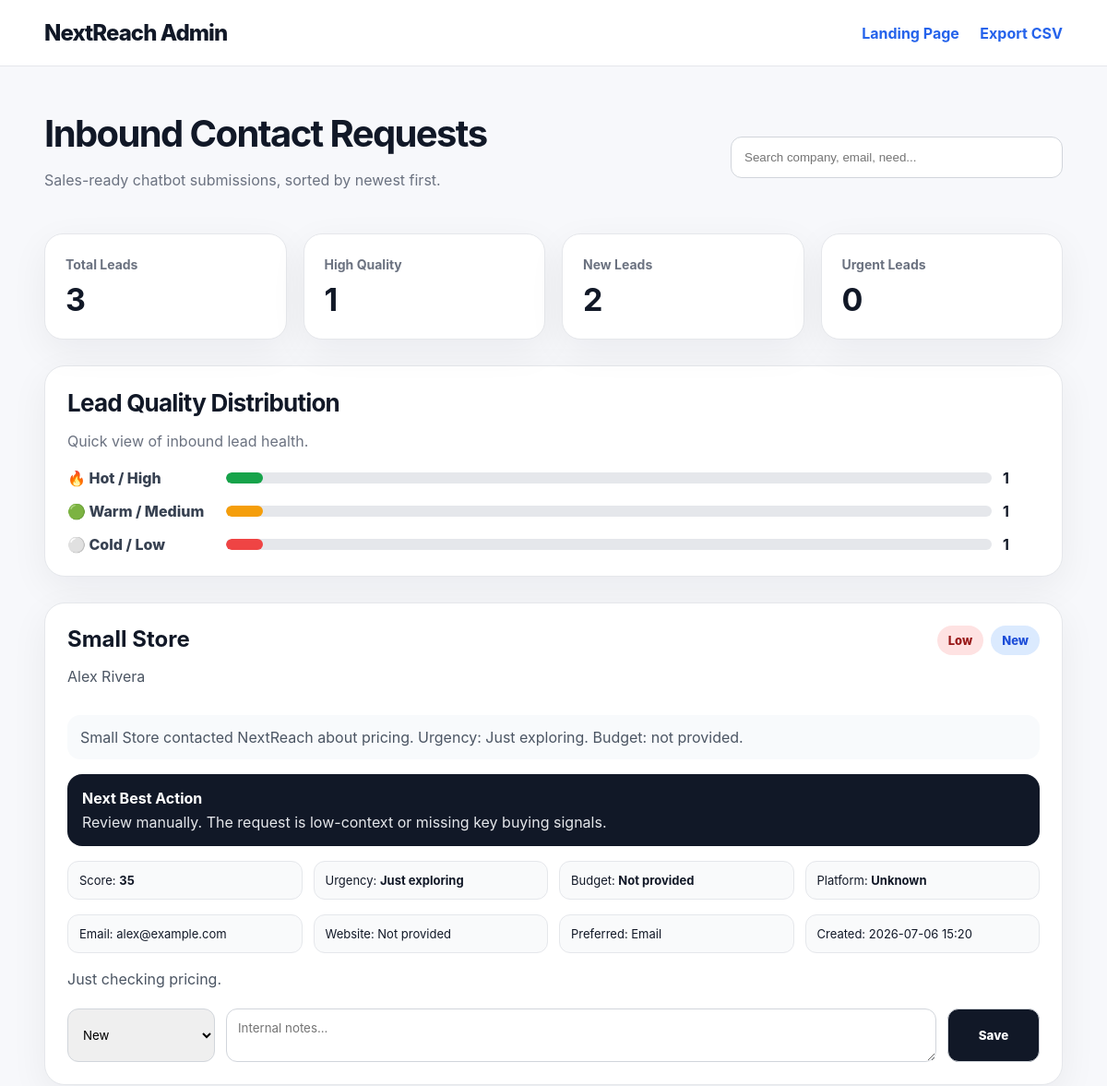
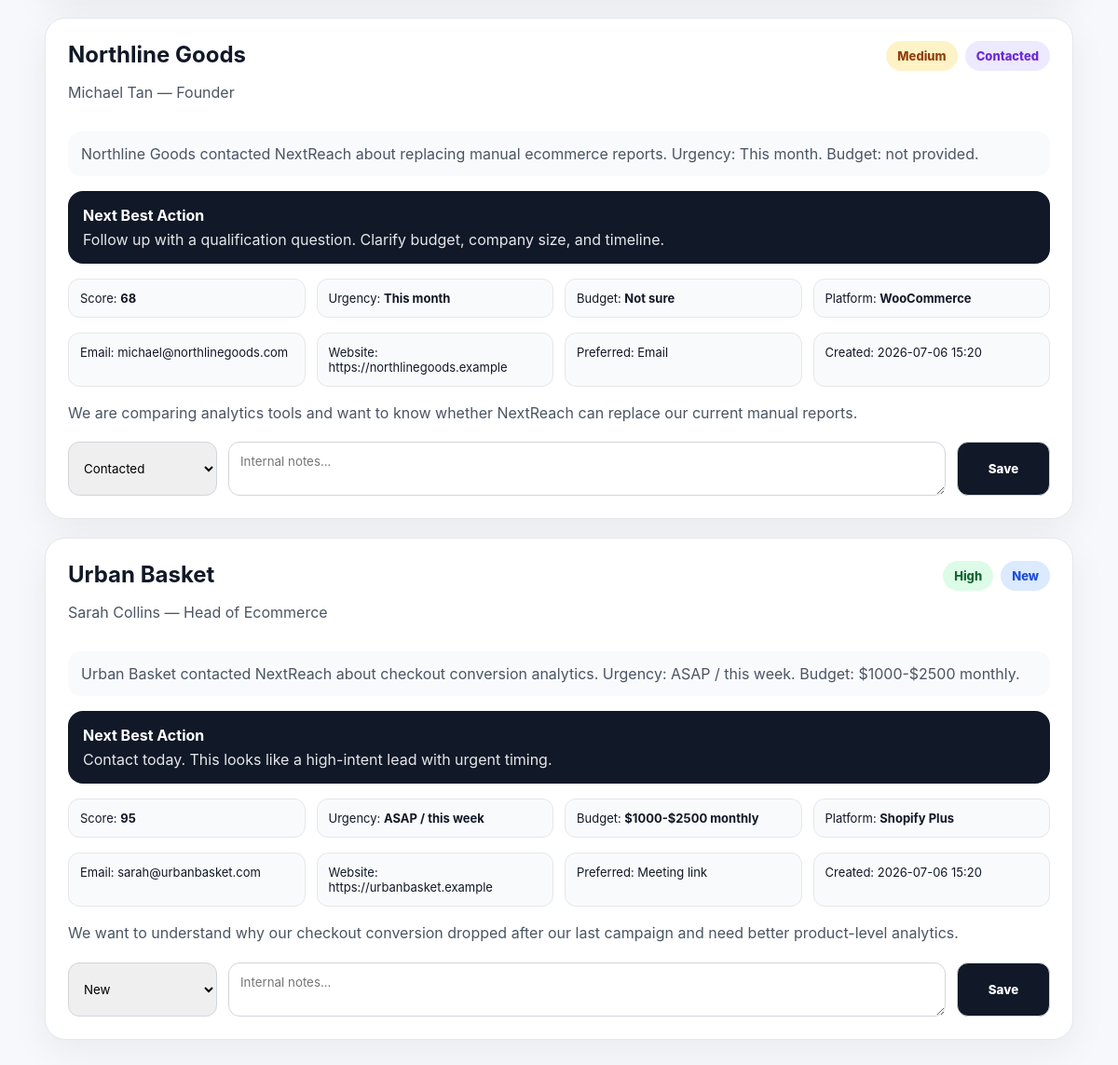
The page /admin on the database its author committed (2 pictures, top to bottom).
### app/models.py (models this page shows)
class Lead(Base):
    __tablename__ = "leads"
    id = Column(Integer, primary_key=True, index=True)
    name = Column(String(120), nullable=False)
    email = Column(String(180), nullable=False)
    role = Column(String(120), nullable=True)
    company = Column(String(160), nullable=False)
    website = Column(String(240), nullable=True)
    need = Column(Text, nullable=False)
    ecommerce_platform = Column(String(120), nullable=True)
    urgency = Column(String(80), nullable=False)
    budget = Column(String(80), nullable=True)
    preferred_contact = Column(String(80), nullable=True)
    lead_score = Column(Integer, default=0)
    lead_quality = Column(String(40), default="Low")
    summary = Column(Text, nullable=True)
    next_best_action = Column(Text, nullable=True)
    status = Column(String(40), default="New")
    internal_notes = Column(Text, nullable=True)
    created_at = Column(DateTime, default=datetime.utcnow)

### app/main.py (the view)
@app.get("/admin", response_class=HTMLResponse)
def admin_page(request: Request, db: Session = Depends(get_db)):
    leads = db.query(Lead).order_by(Lead.created_at.desc()).all()
    return templates.TemplateResponse("admin.html", {"request": request, "leads": leads})

### templates/admin.html (shortened to what this page needs)
<!DOCTYPE html>
<html lang="en">
<head>
    <link rel="stylesheet" href="/static/style.css">
</head>
<body>
<header class="nav">
    <div class="brand">NextReach Admin</div>
    <div>
        <a href="/" class="admin-link">Landing Page</a>
        <a href="/api/leads.csv" class="admin-link">Export CSV</a>
    </div>
</header>
<main class="admin-container">
    <div class="admin-top">
        <div>
            <h1>Inbound Contact Requests</h1>
            <p>Sales-ready chatbot submissions, sorted by newest first.</p>
        </div>
        <input id="lead-search" class="search-input" placeholder="Search company, email, need...">
    </div>
    <section class="summary-cards">
        <div class="summary-card">
            <span>Total Leads</span>
            <strong>{{ leads|length }}</strong>
        </div>
        <div class="summary-card">
            <span>High Quality</span>
            <strong>{{ leads|selectattr("lead_quality", "equalto", "High")|list|length }}</strong>
        </div>
        <div class="summary-card">
            <span>New Leads</span>
            <strong>{{ leads|selectattr("status", "equalto", "New")|list|length }}</strong>
        </div>
        <div class="summary-card">
    <span>Urgent Leads</span>
    <strong>0</strong>
</div>
    </section>
    <section class="admin-chart-card">
    <div class="chart-title">
        <h2>Lead Quality Distribution</h2>
        <p>Quick view of inbound lead health.</p>
    </div>
    {% set high_count = leads|selectattr("lead_quality", "equalto", "High")|list|length %}
    {% set medium_count = leads|selectattr("lead_quality", "equalto", "Medium")|list|length %}
    {% set low_count = leads|selectattr("lead_quality", "equalto", "Low")|list|length %}
    <div class="quality-bars">
        <div>
            <span>🔥 Hot / High</span>
            <div class="bar-track"><div class="bar-fill high-bar" style="width: {{ high_count * 25 }}%"></div></div>
            <strong>{{ high_count }}</strong>
        </div>
        <div>
            <span>🟢 Warm / Medium</span>
            <div class="bar-track"><div class="bar-fill medium-bar" style="width: {{ medium_count * 25 }}%"></div></div>
            <strong>{{ medium_count }}</strong>
        </div>
        <div>
            <span>⚪ Cold / Low</span>
            <div class="bar-track"><div class="bar-fill low-bar" style="width: {{ low_count * 25 }}%"></div></div>
            <strong>{{ low_count }}</strong>
        </div>
    </div>
</section>
    <div class="lead-grid">
        {% for lead in leads %}
        <article class="lead-card" data-search="{{ lead.company }} {{ lead.email }} {{ lead.need }} {{ lead.lead_quality }} {{ lead.status }}">
            <div class="lead-card-top">
                <div>
                    <h2>{{ lead.company }}</h2>
                    <p>{{ lead.name }}{% if lead.role %} — {{ lead.role }}{% endif %}</p>
                </div>
                <div class="badges">
                    <span class="quality {{ lead.lead_quality|lower }}">{{ lead.lead_quality }}</span>
                    <span class="status-badge {{ lead.status|lower }}">{{ lead.status }}</span>
                </div>
            </div>
            <p class="summary">{{ lead.summary }}</p>
            <div class="next-action">
                <strong>Next Best Action</strong>
                <p>{{ lead.next_best_action or "Review this lead manually." }}</p>
            </div>
            <div class="lead-meta">
                <span>Score: <strong>{{ lead.lead_score }}</strong></span>
                <span>Urgency: <strong>{{ lead.urgency }}</strong></span>
                <span>Budget: <strong>{{ lead.budget or "Not provided" }}</strong></span>
                <span>Platform: <strong>{{ lead.ecommerce_platform or "Unknown" }}</strong></span>
            </div>
            <div class="contact-box">
                <span>Email: {{ lead.email }}</span>
                <span>Website: {{ lead.website or "Not provided" }}</span>
                <span>Preferred: {{ lead.preferred_contact or "Not provided" }}</span>
                <span>Created: {{ lead.created_at.strftime("%Y-%m-%d %H:%M") }}</span>
            </div>
            <p class="need-text">{{ lead.need }}</p>
            <div class="admin-actions">
                <select data-id="{{ lead.id }}" class="status-select">
                    <option value="New" {% if lead.status == "New" %}selected{% endif %}>New</option>
                    <option value="Contacted" {% if lead.status == "Contacted" %}selected{% endif %}>Contacted</option>
                </select>
                <textarea data-id="{{ lead.id }}" class="notes-input" placeholder="Internal notes...">{{ lead.internal_notes or "" }}</textarea>
                <button data-id="{{ lead.id }}" class="save-note-btn">Save</button>
            </div>
        </article>
        {% else %}
        <div class="empty-state">
            <h2>No leads yet</h2>
            <p>Submit a test request from the landing page chatbot.</p>
        </div>
        {% endfor %}
    </div>
</main>
</body>
</html>

### static/style.css (style rules this page uses)
* { box-sizing: border-box; }
body { margin: 0; font-family: Inter, Arial, sans-serif; background: #f7f8fb; color: #111827; }
.nav { height: 72px; padding: 0 48px; display: flex; justify-content: space-between; align-items: center; background: white; border-bottom: 1px solid #e5e7eb; }
.brand { font-size: 24px; font-weight: 800; letter-spacing: -0.04em; }
.admin-link { color: #2563eb; text-decoration: none; font-weight: 700; margin-left: 18px; }
.admin-container { padding: 48px; }
.admin-top { display: flex; justify-content: space-between; align-items: center; margin-bottom: 32px; }
.admin-top h1 { margin: 0; font-size: 40px; letter-spacing: -0.04em; }
.admin-top p { color: #6b7280; }
.search-input { width: 360px; padding: 14px; border-radius: 12px; border: 1px solid #d1d5db; }
.lead-grid { display: grid; gap: 20px; }
.lead-card { background: white; border: 1px solid #e5e7eb; border-radius: 22px; padding: 24px; box-shadow: 0 12px 40px rgba(15, 23, 42, 0.06); }
.lead-card-top { display: flex; justify-content: space-between; gap: 18px; }
.lead-card h2 { margin: 0 0 6px; }
.lead-card p { color: #4b5563; }
.quality { height: fit-content; padding: 8px 12px; border-radius: 999px; font-weight: 800; font-size: 13px; }
.quality.high { background: #dcfce7; color: #166534; }
.quality.medium { background: #fef3c7; color: #92400e; }
.quality.low { background: #fee2e2; color: #991b1b; }
.summary { background: #f8fafc; padding: 14px; border-radius: 14px; }
.lead-meta, .contact-box { display: grid; grid-template-columns: repeat(4, 1fr); gap: 12px; margin: 16px 0; }
.lead-meta span, .contact-box span { background: #f9fafb; border: 1px solid #e5e7eb; padding: 12px; border-radius: 12px; font-size: 13px; }
.need-text { line-height: 1.6; }
.admin-actions { display: grid; grid-template-columns: 160px 1fr 100px; gap: 12px; margin-top: 18px; }
.admin-actions select, .admin-actions textarea, .admin-actions button { border: 1px solid #d1d5db; border-radius: 12px; padding: 12px; font-family: inherit; }
.admin-actions button { background: #111827; color: white; font-weight: 800; cursor: pointer; }
.summary-cards { display: grid; grid-template-columns: repeat(4, 1fr); gap: 18px; margin-bottom: 28px; }
.summary-card { background: white; border: 1px solid #e5e7eb; border-radius: 20px; padding: 22px; box-shadow: 0 12px 40px rgba(15, 23, 42, 0.06); }
.summary-card span { color: #6b7280; font-size: 14px; font-weight: 700; }
.summary-card strong { display: block; margin-top: 8px; font-size: 34px; letter-spacing: -0.04em; }
.badges { display: flex; gap: 8px; align-items: flex-start; }
.status-badge { height: fit-content; padding: 8px 12px; border-radius: 999px; font-weight: 800; font-size: 13px; background: #f3f4f6; color: #374151; }
.status-badge.new { background: #dbeafe; color: #1d4ed8; }
.status-badge.contacted { background: #ede9fe; color: #6d28d9; }
.next-action { background: #111827; color: white; padding: 16px; border-radius: 16px; margin: 16px 0; }
.next-action strong { display: block; margin-bottom: 6px; }
.next-action p { margin: 0; color: #e5e7eb; }
.admin-chart-card { background: white; border: 1px solid #e5e7eb; border-radius: 22px; padding: 24px; margin-bottom: 28px; box-shadow: 0 12px 40px rgba(15, 23, 42, 0.06); }
.chart-title h2 { margin: 0; font-size: 26px; letter-spacing: -0.03em; }
.chart-title p { color: #6b7280; }
.quality-bars { display: grid; gap: 16px; margin-top: 20px; }
.quality-bars div { display: grid; grid-template-columns: 160px 1fr 40px; align-items: center; gap: 12px; }
.quality-bars span { font-weight: 800; color: #374151; }
.bar-track { height: 12px; background: #e5e7eb; border-radius: 999px; overflow: hidden; }
.bar-fill { height: 100%; border-radius: 999px; }
.high-bar { background: #16a34a; }
.medium-bar { background: #f59e0b; }
.low-bar { background: #ef4444; }

### rows shown on the page
Lead: company "Small Store", name "Alex Rivera", lead_quality "Low", status "New", summary "Small Store contacted NextReach about pricing. Urgency: Just exploring. Budget: not provided.", next_best_action "Review manually. The request is low-context or missing key buying signals.", lead_score "35", urgency "Just exploring", budget "Not provided", ecommerce_platform "Unknown", email "alex@example.com", website "Not provided", preferred_contact "Email", created_at "2026-07-06 15:20", need "Just checking pricing.", status+id "New", id "Internal notes..."
Lead: company "Northline Goods", name "Michael Tan", role "Founder", lead_quality "Medium", status "Contacted", summary "Northline Goods contacted NextReach about replacing manual ecommerce reports. Urgency: This month. Budget: not provided.", next_best_action "Follow up with a qualification question. Clarify budget, company size, and timeline.", lead_score "68", urgency "This month", budget "Not sure", ecommerce_platform "WooCommerce", email "michael@northlinegoods.com", website "https://northlinegoods.example", preferred_contact "Email", created_at "2026-07-06 15:20", need "We are comparing analytics tools and want to know whether NextReach can replace our current manual reports.", status+id "Contacted", id "Internal notes..."
Lead: company "Urban Basket", name "Sarah Collins", role "Head of Ecommerce", lead_quality "High", status "New", summary "Urban Basket contacted NextReach about checkout conversion analytics. Urgency: ASAP / this week. Budget: $1000-$2500 monthly.", next_best_action "Contact today. This looks like a high-intent lead with urgent timing.", lead_score "95", urgency "ASAP / this week", budget "$1000-$2500 monthly", ecommerce_platform "Shopify Plus", email "sarah@urbanbasket.com", website "https://urbanbasket.example", preferred_contact "Meeting link", created_at "2026-07-06 15:20", need "We want to understand why our checkout conversion dropped after our last campaign and need better product-level analytics.", status+id "New", id "Internal notes..."

### other values the page prints
{{ leads|length }} "3"
{{ leads|selectattr("lead_quality", "equalto", "High")|list|length }} "1"
{{ leads|selectattr("status", "equalto", "New")|list|length }} "2"
{{ high_count }} "1"
{{ medium_count }} "1"
{{ low_count }} "1"
